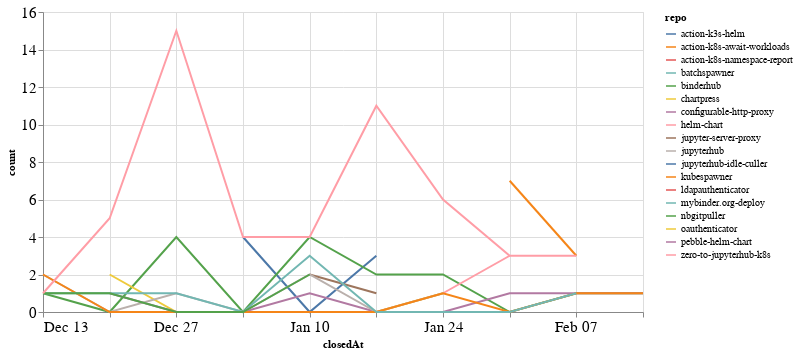

Source (notebook cell):
### Code cell
closed_by_time = closed_by.groupby('repo').resample('W', on='closedAt').count()['author'].reset_index()
closed_by_time = closed_by_time.rename(columns={'author': 'count'})

alt.Chart(closed_by_time, width=600).mark_line().encode(
    x='closedAt',
    y='count',
    color='repo',
    tooltip="repo"
)

### Figure 1 — Vega-Lite specification as saved in the notebook (floating-point values rounded to 4 significant figures)
{"config": {"axisLeft": {"labelFontSize": 15}, "axisBottom": {"labelFontSize": 15}}, "data": {"name": "data-e9c2282043ffe3a4c51d924122158c20"}, "mark": "line", "encoding": {"color": {"type": "nominal", "field": "repo"}, "tooltip": {"type": "nominal", "field": "repo"}, "x": {"type": "temporal", "field": "closedAt"}, "y": {"type": "quantitative", "field": "count"}}, "width": 600, "$schema": "https://vega.github.io/schema/vega-lite/v4.8.1.json", "datasets": {"data-e9c2282043ffe3a4c51d924122158c20": [{"repo": "action-k3s-helm", "closedAt": "2021-01-03T00:00:00", "count": 4}, {"repo": "action-k3s-helm", "closedAt": "2021-01-10T00:00:00", "count": 0}, {"repo": "action-k3s-helm", "closedAt": "2021-01-17T00:00:00", "count": 3}, {"repo": "action-k8s-await-workloads", "closedAt": "2021-01-31T00:00:00", "count": 7}, {"repo": "action-k8s-await-workloads", "closedAt": "2021-02-07T00:00:00", "count": 3}, {"repo": "action-k8s-namespace-report", "closedAt": "2021-02-07T00:00:00", "count": 1}, {"repo": "batchspawner", "closedAt": "2021-01-31T00:00:00", "count": 4}, {"repo": "binderhub", "closedAt": "2020-12-13T00:00:00", "count": 1}, {"repo": "binderhub", "closedAt": "2020-12-20T00:00:00", "count": 0}, {"repo": "binderhub", "closedAt": "2020-12-27T00:00:00", "count": 4}, {"repo": "binderhub", "closedAt": "2021-01-03T00:00:00", "count": 0}, {"repo": "binderhub", "closedAt": "2021-01-10T00:00:00", "count": 4}, {"repo": "binderhub", "closedAt": "2021-01-17T00:00:00", "count": 2}, {"repo": "binderhub", "closedAt": "2021-01-24T00:00:00", "count": 2}, {"repo": "binderhub", "closedAt": "2021-01-31T00:00:00", "count": 0}, {"repo": "binderhub", "closedAt": "2021-02-07T00:00:00", "count": 1}, {"repo": "binderhub", "closedAt": "2021-02-14T00:00:00", "count": 1}, {"repo": "chartpress", "closedAt": "2020-12-20T00:00:00", "count": 2}, {"repo": "chartpress", "closedAt": "2020-12-27T00:00:00", "count": 0}, {"repo": "chartpress", "closedAt": "2021-01-03T00:00:00", "count": 0}, {"repo": "chartpress", "closedAt": "2021-01-10T00:00:00", "count": 0}, {"repo": "chartpress", "closedAt": "2021-01-17T00:00:00", "count": 0}, {"repo": "chartpress", "closedAt": "2021-01-24T00:00:00", "count": 1}, {"repo": "configurable-http-proxy", "closedAt": "2020-12-20T00:00:00", "count": 1}, {"repo": "configurable-http-proxy", "closedAt": "2020-12-27T00:00:00", "count": 0}, {"repo": "configurable-http-proxy", "closedAt": "2021-01-03T00:00:00", "count": 0}, {"repo": "configurable-http-proxy", "closedAt": "2021-01-10T00:00:00", "count": 1}, {"repo": "configurable-http-proxy", "closedAt": "2021-01-17T00:00:00", "count": 0}, {"repo": "configurable-http-proxy", "closedAt": "2021-01-24T00:00:00", "count": 0}, {"repo": "configurable-http-proxy", "closedAt": "2021-01-31T00:00:00", "count": 1}, {"repo": "configurable-http-proxy", "closedAt": "2021-02-07T00:00:00", "count": 1}, {"repo": "configurable-http-proxy", "closedAt": "2021-02-14T00:00:00", "count": 1}, {"repo": "helm-chart", "closedAt": "2021-01-24T00:00:00", "count": 1}, {"repo": "helm-chart", "closedAt": "2021-01-31T00:00:00", "count": 3}, {"repo": "jupyter-server-proxy", "closedAt": "2021-01-10T00:00:00", "count": 2}, {"repo": "jupyter-server-proxy", "closedAt": "2021-01-17T00:00:00", "count": 1}, {"repo": "jupyterhub", "closedAt": "2020-12-13T00:00:00", "count": 2}, {"repo": "jupyterhub", "closedAt": "2020-12-20T00:00:00", "count": 0}, {"repo": "jupyterhub", "closedAt": "2020-12-27T00:00:00", "count": 1}, {"repo": "jupyterhub", "closedAt": "2021-01-03T00:00:00", "count": 0}, {"repo": "jupyterhub", "closedAt": "2021-01-10T00:00:00", "count": 2}, {"repo": "jupyterhub", "closedAt": "2021-01-17T00:00:00", "count": 0}, {"repo": "jupyterhub", "closedAt": "2021-01-24T00:00:00", "count": 1}, {"repo": "jupyterhub-idle-culler", "closedAt": "2021-01-31T00:00:00", "count": 1}, {"repo": "kubespawner", "closedAt": "2020-12-13T00:00:00", "count": 2}, {"repo": "kubespawner", "closedAt": "2020-12-20T00:00:00", "count": 0}, {"repo": "kubespawner", "closedAt": "2020-12-27T00:00:00", "count": 0}, {"repo": "kubespawner", "closedAt": "2021-01-03T00:00:00", "count": 0}, {"repo": "kubespawner", "closedAt": "2021-01-10T00:00:00", "count": 0}, {"repo": "kubespawner", "closedAt": "2021-01-17T00:00:00", "count": 0}, {"repo": "kubespawner", "closedAt": "2021-01-24T00:00:00", "count": 1}, {"repo": "kubespawner", "closedAt": "2021-01-31T00:00:00", "count": 0}, {"repo": "kubespawner", "closedAt": "2021-02-07T00:00:00", "count": 1}, {"repo": "kubespawner", "closedAt": "2021-02-14T00:00:00", "count": 1}, {"repo": "ldapauthenticator", "closedAt": "2020-12-13T00:00:00", "count": 1}, {"repo": "mybinder.org-deploy", "closedAt": "2020-12-13T00:00:00", "count": 1}, {"repo": "mybinder.org-deploy", "closedAt": "2020-12-20T00:00:00", "count": 1}, {"repo": "mybinder.org-deploy", "closedAt": "2020-12-27T00:00:00", "count": 1}, {"repo": "mybinder.org-deploy", "closedAt": "2021-01-03T00:00:00", "count": 0}, {"repo": "mybinder.org-deploy", "closedAt": "2021-01-10T00:00:00", "count": 3}, {"repo": "mybinder.org-deploy", "closedAt": "2021-01-17T00:00:00", "count": 0}, {"repo": "mybinder.org-deploy", "closedAt": "2021-01-24T00:00:00", "count": 0}, {"repo": "mybinder.org-deploy", "closedAt": "2021-01-31T00:00:00", "count": 0}, {"repo": "mybinder.org-deploy", "closedAt": "2021-02-07T00:00:00", "count": 1}, {"repo": "nbgitpuller", "closedAt": "2020-12-13T00:00:00", "count": 1}, {"repo": "nbgitpuller", "closedAt": "2020-12-20T00:00:00", "count": 1}, {"repo": "nbgitpuller", "closedAt": "2020-12-27T00:00:00", "count": 0}, {"repo": "nbgitpuller", "closedAt": "2021-01-03T00:00:00", "count": 0}, {"repo": "nbgitpuller", "closedAt": "2021-01-10T00:00:00", "count": 2}, {"repo": "oauthenticator", "closedAt": "2021-02-07T00:00:00", "count": 1}, {"repo": "pebble-helm-chart", "closedAt": "2020-12-13T00:00:00", "count": 1}, {"repo": "zero-to-jupyterhub-k8s", "closedAt": "2020-12-13T00:00:00", "count": 1}, {"repo": "zero-to-jupyterhub-k8s", "closedAt": "2020-12-20T00:00:00", "count": 5}, {"repo": "zero-to-jupyterhub-k8s", "closedAt": "2020-12-27T00:00:00", "count": 15}, {"repo": "zero-to-jupyterhub-k8s", "closedAt": "2021-01-03T00:00:00", "count": 4}, {"repo": "zero-to-jupyterhub-k8s", "closedAt": "2021-01-10T00:00:00", "count": 4}, {"repo": "zero-to-jupyterhub-k8s", "closedAt": "2021-01-17T00:00:00", "count": 11}, {"repo": "zero-to-jupyterhub-k8s", "closedAt": "2021-01-24T00:00:00", "count": 6}, {"repo": "zero-to-jupyterhub-k8s", "closedAt": "2021-01-31T00:00:00", "count": 3}, {"repo": "zero-to-jupyterhub-k8s", "closedAt": "2021-02-07T00:00:00", "count": 3}]}}
